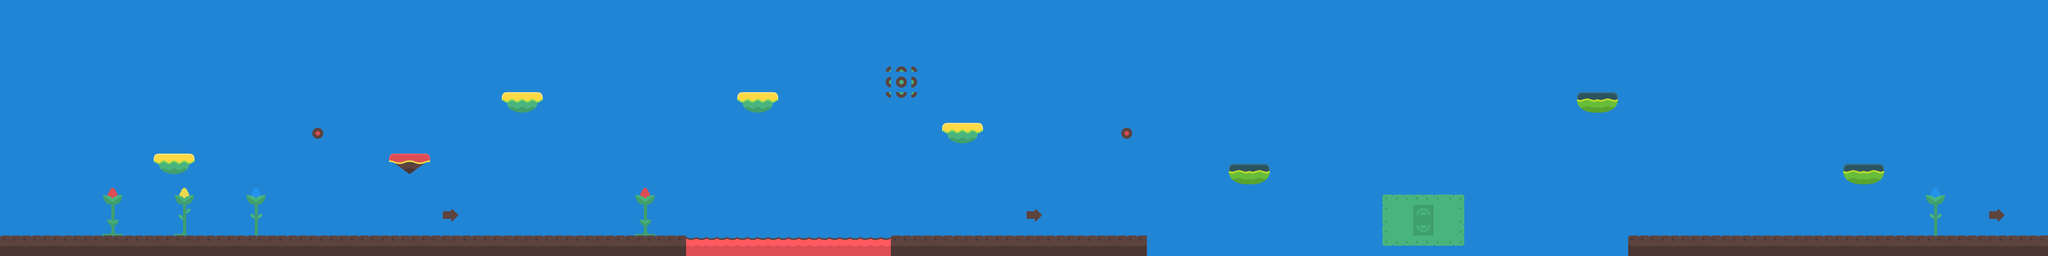

A level layout from a 2D game, rendered from its tile map. Below: a short description, then the map file with tile-grid data replaced by summaries:
An orthogonal 200x25 tile map with 32x32 px tiles, 2 tile layers (Background, Graphics) and 16 objects.

<map version="1.0" orientation="orthogonal" renderorder="right-down" width="200" height="25" tilewidth="32" tileheight="32" nextobjectid="34">
 <tileset firstgid="1" name="TiledTmx2" tilewidth="32" tileheight="32" spacing="2" margin="1" tilecount="1056" columns="44">
  <image source="tilesheet_complete_guttered.png" width="1496" height="816" />
 </tileset>
 <layer name="Background" width="200" height="25">
  <data>[5000 cells, 5000 non-empty, 1 distinct tile ids]</data>
 </layer>
 <layer name="Graphics" width="200" height="25">
  <data>[5000 cells, 721 non-empty, 90 distinct tile ids]</data>
 </layer>
 <objectgroup name="Floor">
  <object id="1" x="0.333333" y="736.333" width="2143.33" height="63.5" />
  <object id="14" x="2785.33" y="736" width="798.667" height="64.6667" />
  <object id="15" x="5089.33" y="736" width="1310" height="64.5" />
 </objectgroup>
 <objectgroup name="FlyingGround">
  <object id="2" x="481.455" y="478.425" width="125.879" height="65.0303" />
  <object id="3" x="1566.67" y="287.879" width="130.303" height="63.6364" />
  <object id="5" x="1216" y="481" width="129" height="64" />
  <object id="7" x="2304" y="288" width="127" height="65" />
  <object id="8" x="2945.33" y="382.667" width="125.333" height="65.3333" />
  <object id="9" x="3840" y="510.667" width="126.667" height="64" />
  <object id="10" x="4927.27" y="287.879" width="128.242" height="66.6667" />
  <object id="11" x="5757.58" y="512.121" width="129.697" height="63.6364" />
  <object id="28" x="4321.33" y="608.5" width="254.667" height="158.167" />
 </objectgroup>
 <objectgroup name="RedCoin">
  <object id="22" x="976.333" y="400" width="33" height="33">
   <ellipse />
  </object>
  <object id="24" x="3504.33" y="400.333" width="33" height="33">
   <ellipse />
  </object>
 </objectgroup>
 <objectgroup name="GreenCoin">
  <object id="29" x="2756.67" y="196" width="121" height="121">
   <ellipse />
  </object>
 </objectgroup>
 <objectgroup name="Lava">
  <object id="33" x="2144" y="744" width="641" height="55.3333" />
 </objectgroup>
</map>
